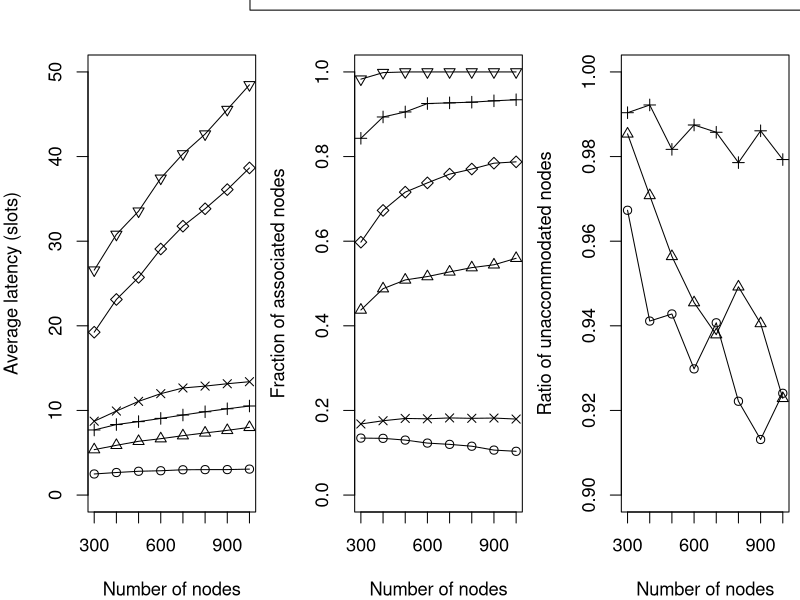

This figure's R source:
# Generated by exp3.sh (look for the journal section)

pdf("ZBS-vs-Lm.pdf", width=15, height=4, family="Times")
par(xpd=NA, mfrow=c(1,3), mar=c(4,4,2.5,0.5), cex=1.1) # margin: bottom left top right

num_FFD <- c(300, 400, 500, 600, 700, 800, 900, 1000)
legend <- c("DVHU (Lm=3)", "DVHU (Lm=6)", "DVHU (Lm=9)", "DSA (Lm=3)", "DSA (Lm=6)", "DSA (Lm=9)")

# # # # # # # # # # # # # # # # # # # # # # # # # # # # # # # # # # # # # # # #
#       Average latency
# # # # # # # # # # # # # # # # # # # # # # # # # # # # # # # # # # # # # # # #

# D2VHU
avg_lat <- c(2.493195, 2.664993, 2.812823, 2.874498, 2.990605, 3.007247,  3.011240,  3.068575)	# Lm=3
plot(num_FFD, avg_lat, type='o', pch=1, ylim=c(0,50),
	xlab='Number of nodes', ylab='Average latency (slots)')

avg_lat <- c(5.368911, 5.881003, 6.354796, 6.664167, 7.019871, 7.346538,  7.647937,  8.004921)	# Lm=6
lines(num_FFD, avg_lat, type='o', pch=2)

avg_lat <- c(7.692557, 8.336266, 8.680566, 9.058133, 9.459860, 9.845405, 10.196879, 10.523902)	# Lm=9
lines(num_FFD, avg_lat, type='o', pch=3)

# DSA
avg_lat <- c( 8.727868,  9.932015, 11.073346, 11.983247, 12.655134, 12.877948, 13.156328, 13.395595)
lines(num_FFD, avg_lat, type='o', pch=4)

avg_lat <- c(19.244618, 23.114092, 25.724555, 29.077456, 31.771083, 33.830581, 36.095046, 38.654935)
lines(num_FFD, avg_lat, type='o', pch=5)

avg_lat <- c(26.581479, 30.800467, 33.546104, 37.435100, 40.314578, 42.654919, 45.556563, 48.478629)
lines(num_FFD, avg_lat, type='o', pch=6)

# # # # # # # # # # # # # # # # # # # # # # # # # # # # # # # # # # # # # # # #
#       Fraction of associated devices
# # # # # # # # # # # # # # # # # # # # # # # # # # # # # # # # # # # # # # # #

# D2VHU
num_assoc <- c( 40.40,  53.63,  64.97,  73.73,  83.88,  92.37,  95.69, 103.45)
num_assoc <- num_assoc / num_FFD
plot(num_FFD, num_assoc, type='o', pch=1, ylim=c(0,1),
	xlab='Number of nodes', ylab='Fraction of associated nodes')

num_assoc <- c(131.22, 195.11, 254.23, 309.86, 369.20, 430.01, 489.81, 559.63)
num_assoc <- num_assoc / num_FFD
lines(num_FFD, num_assoc, type='o', pch=2)

num_assoc <- c(252.94, 357.43, 452.72, 555.17, 648.84, 742.79, 838.56, 934.22)
num_assoc <- num_assoc / num_FFD
lines(num_FFD, num_assoc, type='o', pch=3)

# DSA
num_assoc <- c( 50.42,  70.27,  90.54, 108.16, 127.62, 145.11, 163.81,  179.65)
num_assoc <- num_assoc / num_FFD
lines(num_FFD, num_assoc, type='o', pch=4)

num_assoc <- c(179.30, 269.08, 357.96, 442.68, 530.93, 616.38, 705.89,  787.51)
num_assoc <- num_assoc / num_FFD
lines(num_FFD, num_assoc, type='o', pch=5)

num_assoc <- c(294.88, 399.34, 499.97, 599.99, 700.00, 800.00, 900.00, 1000.00)
num_assoc <- num_assoc / num_FFD
lines(num_FFD, num_assoc, type='o', pch=6)

legend(-200, 1.25, legend=legend, pch=seq(1,length(legend)), ncol=length(legend))

# # # # # # # # # # # # # # # # # # # # # # # # # # # # # # # # # # # # # # # #
#       Ratio of unaccommodated devices
# # # # # # # # # # # # # # # # # # # # # # # # # # # # # # # # # # # # # # # #

# D2VHU
num_assoc <- c(0.967308, 0.941123, 0.942801, 0.929823, 0.940715, 0.922170, 0.913135, 0.924056)
plot(num_FFD, num_assoc, type='o', pch=1, ylim=c(0.9,1.0),
	xlab='Number of nodes', ylab='Ratio of unaccommodated nodes')

num_assoc <- c(0.985366, 0.970804, 0.956408, 0.945488, 0.937907, 0.949224, 0.940550, 0.922860)
lines(num_FFD, num_assoc, type='o', pch=2)

num_assoc <- c(0.990366, 0.992193, 0.981701, 0.987459, 0.985740, 0.978571, 0.986086, 0.979292)
lines(num_FFD, num_assoc, type='o', pch=3)

# not applicable to DSA

dev.off()
